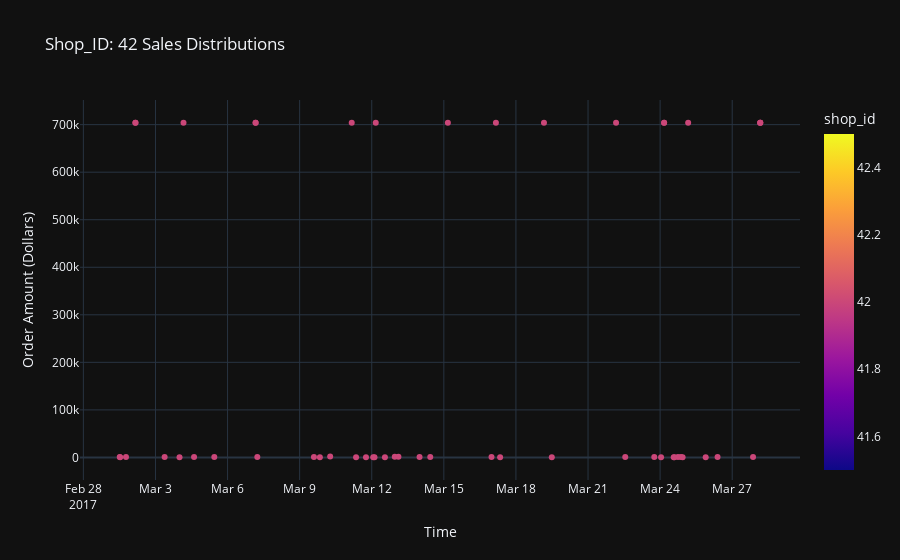

This figure's notebook cell:
### Markdown cell above
With a quick visual scan of this chart, the outliers can be clearly seen. We can see that the shop_id=42 and shop_id=78 are skewing the distribution of sales as the outliers in the dataset. We can also see that shop_id=42 has created the orders with the higher order amount values of ~$704,000 per order. This will not give us an accurate picture of the average order because it is only one store with a much higher volume of sales with a much larger order amount.

The two shops will need to be further analyzed before removing data outliers.

### Code cell
# shop id 42
df_shop_42 = data[data['shop_id'] == 42]
fig = px.scatter(df_shop_42, x="created_at",
                 y="order_amount",
                 color="shop_id",log_x=False,
                 size_max=50, template="plotly_dark",
                 hover_data=["payment_method", "total_items"],
                 labels={
                     "created_at": "Time",
                     "order_amount": "Order Amount (Dollars)",
                 },
                 title="Shop_ID: 42 Sales Distributions" )
fig.show()

### Figure 1 — Plotly figure (JSON) as saved in the notebook; plotly's stock layout.template omitted (floating-point values rounded to 4 significant figures)
{"data": [{"customdata": [["credit_card", 2000], ["credit_card", 1], ["credit_card", 2000], ["credit_card", 1], ["credit_card", 2], ["credit_card", 2000], ["cash", 1], ["cash", 2], ["credit_card", 3], ["debit", 1], ["credit_card", 2000], ["credit_card", 2000], ["cash", 5], ["cash", 4], ["credit_card", 2000], ["debit", 4], ["debit", 1], ["debit", 2], ["credit_card", 2000], ["credit_card", 2000], ["cash", 2], ["credit_card", 1], ["cash", 2], ["debit", 1], ["debit", 1], ["credit_card", 2000], ["debit", 2], ["credit_card", 2000], ["debit", 2], ["debit", 2], ["credit_card", 2], ["credit_card", 2000], ["credit_card", 2000], ["cash", 3], ["credit_card", 2000], ["debit", 3], ["credit_card", 1], ["debit", 1], ["debit", 1], ["debit", 1], ["credit_card", 2000], ["cash", 1], ["cash", 2], ["debit", 2], ["credit_card", 2], ["credit_card", 1], ["credit_card", 2000], ["debit", 1], ["credit_card", 2], ["credit_card", 2000], ["credit_card", 2000]], "hovertemplate": "Time=%{x}<br>Order Amount (Dollars)=%{y}<br>payment_method=%{customdata[0]}<br>total_items=%{customdata[1]}<br>shop_id=%{marker.color}<extra></extra>", "legendgroup": "", "marker": {"color": [42, 42, 42, 42, 42, 42, 42, 42, 42, 42, 42, 42, 42, 42, 42, 42, 42, 42, 42, 42, 42, 42, 42, 42, 42, 42, 42, 42, 42, 42, 42, 42, 42, 42, 42, 42, 42, 42, 42, 42, 42, 42, 42, 42, 42, 42, 42, 42, 42, 42, 42], "coloraxis": "coloraxis", "symbol": "circle"}, "mode": "markers", "name": "", "orientation": "v", "showlegend": false, "x": ["2017-03-07 4:00:00", "2017-03-24 14:15:41", "2017-03-04 4:00:00", "2017-03-11 18:14:39", "2017-03-04 14:32:58", "2017-03-02 4:00:00", "2017-03-25 21:31:25", "2017-03-09 14:15:15", "2017-03-13 23:43:45", "2017-03-12 13:09:04", "2017-03-24 4:00:00", "2017-03-15 4:00:00", "2017-03-10 6:28:21", "2017-03-13 2:38:34", "2017-03-11 4:00:00", "2017-03-12 23:00:22", "2017-03-24 13:35:04", "2017-03-22 13:10:31", "2017-03-19 4:00:00", "2017-03-17 4:00:00", "2017-03-07 5:42:52", "2017-03-17 8:11:13", "2017-03-26 9:21:26", "2017-03-01 12:42:26", "2017-03-19 11:49:12", "2017-03-12 4:00:00", "2017-03-27 20:48:19", "2017-03-07 4:00:00", "2017-03-01 18:33:33", "2017-03-23 18:10:14", "2017-03-05 10:45:42", "2017-03-28 4:00:00", "2017-03-28 4:00:00", "2017-03-03 9:09:25", "2017-03-24 4:00:00", "2017-03-24 17:51:05", "2017-03-24 22:26:58", "2017-03-12 2:45:09", "2017-03-12 1:28:31", "2017-03-09 20:10:41", "2017-03-28 4:00:00", "2017-03-04 0:01:19", "2017-03-24 20:50:40", "2017-03-16 23:37:57", "2017-03-01 12:19:49", "2017-03-11 8:21:26", "2017-03-02 4:00:00", "2017-03-24 0:57:24", "2017-03-14 10:26:08", "2017-03-22 4:00:00", "2017-03-25 4:00:00"], "xaxis": "x", "y": [704000, 352, 704000, 352, 704, 704000, 352, 704, 1056, 352, 704000, 704000, 1760, 1408, 704000, 1408, 352, 704, 704000, 704000, 704, 352, 704, 352, 352, 704000, 704, 704000, 704, 704, 704, 704000, 704000, 1056, 704000, 1056, 352, 352, 352, 352, 704000, 352, 704, 704, 704, 352, 704000, 352, 704, 704000, 704000], "yaxis": "y", "type": "scatter"}], "layout": {"xaxis": {"anchor": "y", "domain": [0.0, 1.0], "title": {"text": "Time"}}, "yaxis": {"anchor": "x", "domain": [0.0, 1.0], "title": {"text": "Order Amount (Dollars)"}}, "coloraxis": {"colorbar": {"title": {"text": "shop_id"}}, "colorscale": [[0.0, "#0d0887"], [0.1111, "#46039f"], [0.2222, "#7201a8"], [0.3333, "#9c179e"], [0.4444, "#bd3786"], [0.5556, "#d8576b"], [0.6667, "#ed7953"], [0.7778, "#fb9f3a"], [0.8889, "#fdca26"], [1.0, "#f0f921"]]}, "legend": {"tracegroupgap": 0}, "title": {"text": "Shop_ID: 42 Sales Distributions"}}}
